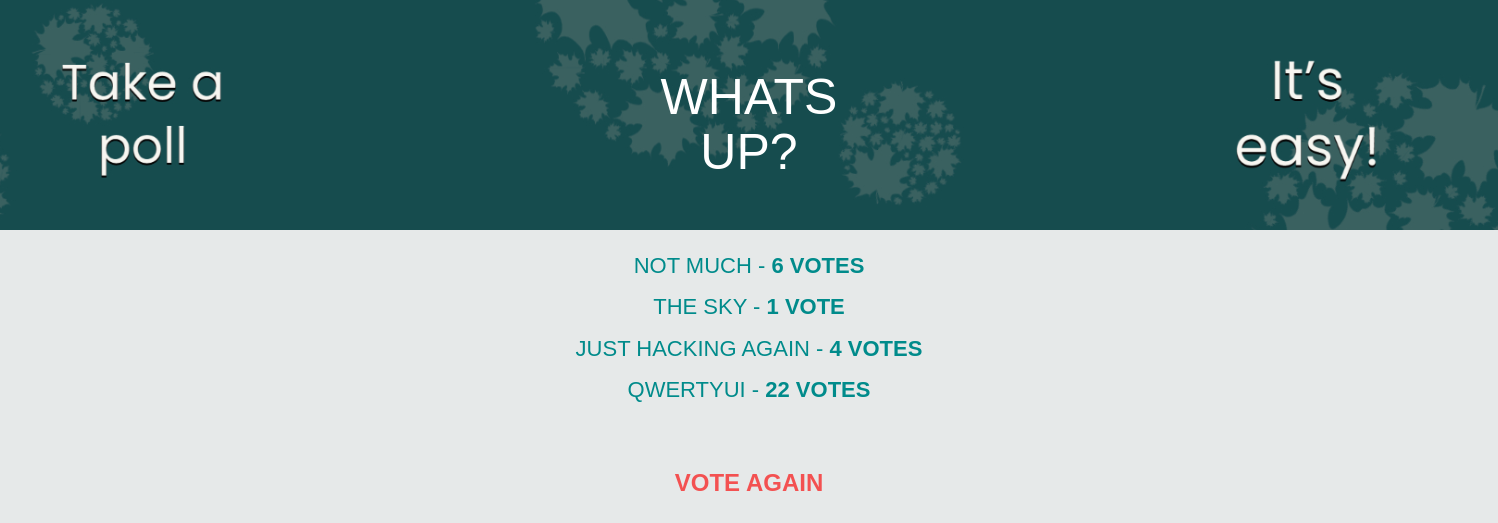
Before: /polls/1/1/results/ with the older database file.
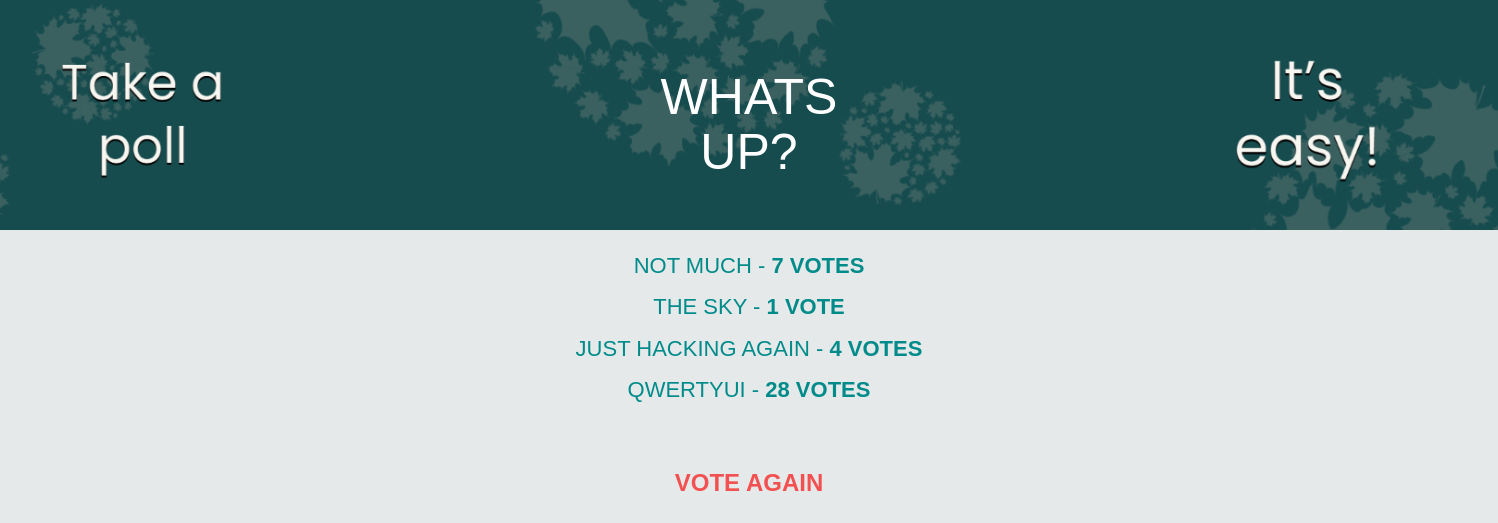
After: the same page with the newer database file.
### polls/models.py (models this page shows, shortened)
class Choice(models.Model):
    question = models.ForeignKey(Question, on_delete=models.CASCADE)
    choice_text = models.CharField(max_length=200)
    votes = models.IntegerField(default=0)

### polls/views.py (the view)
# urls.py: path('<int:category_id>/<int:question_id>/results/', views.results, name='results'),
def results(request, category_id, question_id):
    question = get_object_or_404(Question, pk=question_id)
    context = {
        'question': question,
        'category_id': category_id,
        }
    return render(request, 'polls/results.html', context)

### polls/templates/polls/results.html (shortened to what this page needs)
{% load static %}
<link rel="stylesheet" href="//maxcdn.bootstrapcdn.com/bootstrap/3.2.0/css/bootstrap.min.css">
<link rel="stylesheet" href="//maxcdn.bootstrapcdn.com/bootstrap/3.2.0/css/bootstrap-theme.min.css">
<link rel="stylesheet" type="text/css" href="{% static 'polls/style.css' %}" />
<div class="content_container">
  <h1>{{ question.question_text }}</h1>
  <div class ="result">
  <ul>
    {% for choice in question.choice_set.all %}
    <li>
      {{ choice.choice_text }} -<b> {{ choice.votes }}
      vote{{choice.votes|pluralize }}</b>
    </li>
    {% endfor %}
  </ul>
  </div>
  <a class="vote_again" href="{% url 'polls:category' %}"
    >Vote again</a>
</div>

Changed rows visible on the page:
changed Choice "NOT MUCH": votes "6" → "7"
changed Choice "QWERTYUI": votes "22" → "28"
